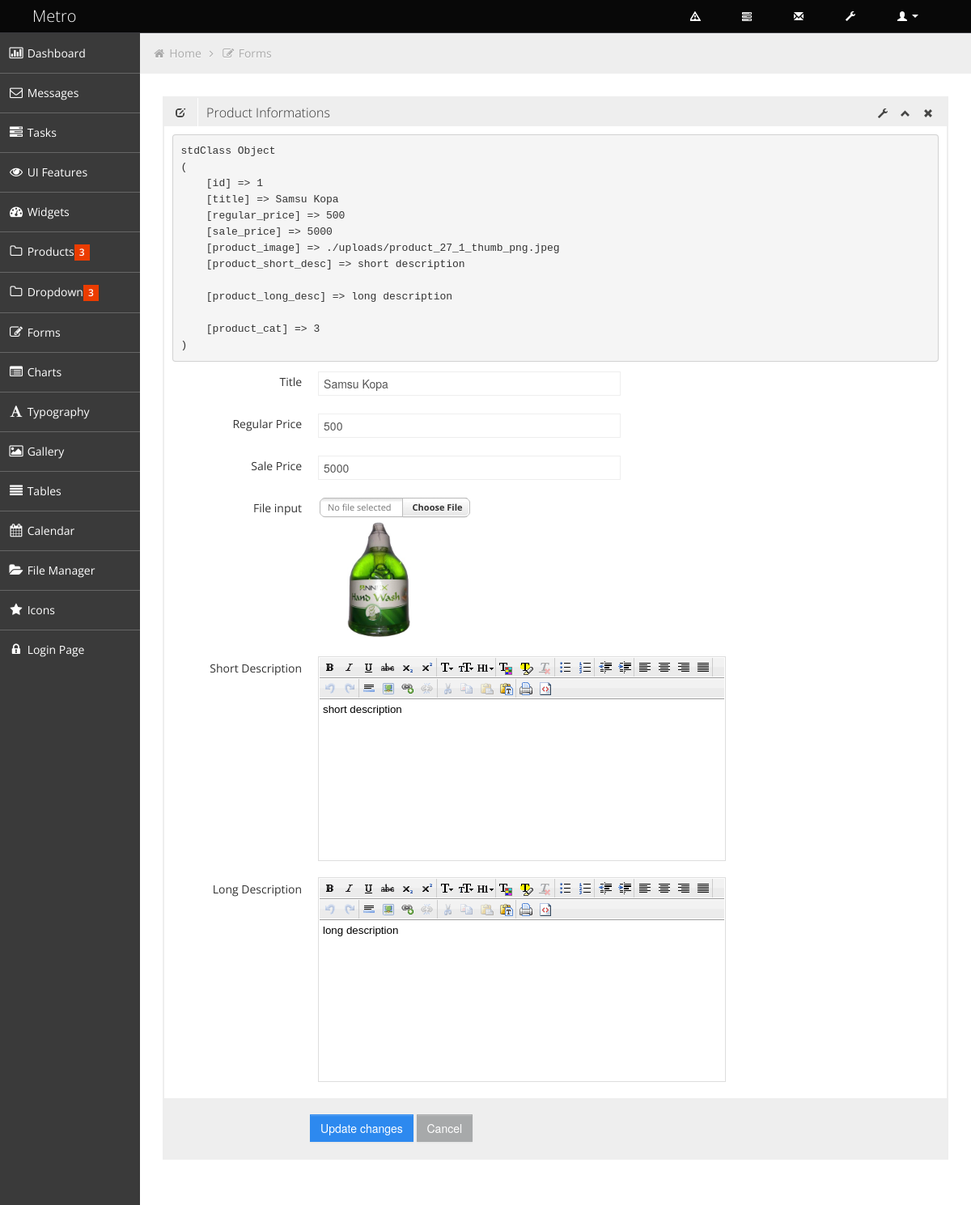
Page /Product_Controller/edit_products/1 on the committed database.
### tables this page shows
CREATE TABLE `products_tbl` (
  `id` int(11) NOT NULL,
  `title` varchar(255) NOT NULL,
  `regular_price` int(11) NOT NULL,
  `sale_price` int(11) NOT NULL,
  `product_image` varchar(255) NOT NULL,
  `product_short_desc` varchar(255) NOT NULL,
  `product_long_desc` varchar(255) NOT NULL,
  `product_cat` varchar(255) NOT NULL
);

### application/controllers/Product_Controller.php (called while the page is built, shortened)
<?php
Class Product_Controller extends CI_Controller{
	public function edit_products($idd){
		$data = array();
		$data['header'] = $this->load->view('backEnd/tp-parts/header', '', true);
		$data['footer'] = $this->load->view('backEnd/tp-parts/footer', '', true);
		$data['main_menu'] = $this->load->view('backEnd/tp-parts/main_menu', '', true);
		$data['products_info'] = $this->Product_Model->select_product_info_by_id($idd);
		$this->load->view('backEnd/edit_products', $data);
	}
}

### index.php (called while the page is built, shortened)
<?php
require_once BASEPATH.'core/CodeIgniter.php';

### application/models/Product_Model.php (called while the page is built, shortened)
<?php
Class Product_Model extends CI_Model{
	public function select_product_info_by_id($p_id){
		$this->db->select('*');
		$this->db->from('products_tbl');
		$this->db->where('id', $p_id);
		$query_result = $this->db->get();
		$result = $query_result->row();
		return $result;
	}
}

### application/views/backEnd/edit_products.php (the view, shortened to what this page needs)
<?php echo $header; ?>
		<div class="container-fluid-full">
		<div class="row-fluid">
<?php echo $main_menu; ?>
			<div id="content" class="span10">
<ul class="breadcrumb">
				<li>
					<i class="icon-home"></i>
					<a href="index.html">Home</a>
					<i class="icon-angle-right"></i>
				</li>
				<li>
					<i class="icon-edit"></i>
					<a href="#">Forms</a>
				</li>
			</ul>
			<div class="row-fluid sortable">
				<div class="box span12">
					<div class="box-header" data-original-title>
						<h2><i class="halflings-icon edit"></i><span class="break"></span>Product Informations</h2>
						<div class="box-icon">
							<a href="#" class="btn-setting"><i class="halflings-icon wrench"></i></a>
							<a href="#" class="btn-minimize"><i class="halflings-icon chevron-up"></i></a>
							<a href="#" class="btn-close"><i class="halflings-icon remove"></i></a>
						</div>
					</div>
					<div class="box-content">
						<form class="form-horizontal" action="<?php echo base_url(); ?>Product_Controller/update_products" method="post" enctype="multipart/form-data">
						  <fieldset>
<?php echo "<pre>"; print_r($products_info); echo "</pre>"; ?>
							<div class="control-group">
							  <label class="control-label" for="typeahead">Title </label>
							  <div class="controls">
								<input type="text" value="<?php echo $products_info->title; ?>" name="product_er_title" class="span6 typeahead" id="typeahead" >
							  </div>
							</div>
							<div class="control-group">
							  <label class="control-label" for="regular_price">Regular Price </label>
							  <div class="controls">
								<input type="text" value="<?php echo $products_info->regular_price; ?>" name="product_er_regular_price" class="span6 typeahead" id="regular_price" >
							  </div>
							</div>
							<div class="control-group">
							  <label class="control-label" for="sale_price">Sale Price </label>
							  <div class="controls">
								<input type="text" value="<?php echo $products_info->sale_price; ?>" name="product_er_sale_price" class="span6 typeahead" id="sale_price" >
							  </div>
							</div>
							<div class="control-group">
							  <label class="control-label" for="fileInput">File input</label>
							  <div class="controls">
								<input name="product_er_image" class="input-file uniform_on" id="fileInput" type="file"><br />
								<img src="<?php echo base_url().$products_info->product_image; ?>" width="150px" height="150px"/>
							  </div>
							</div>
							<div class="control-group hidden-phone">
							  <label class="control-label" for="product_short_desc">Short Description</label>
							  <div class="controls">
							  </div>
							</div>
							<div class="control-group hidden-phone">
							  <label class="control-label" for="product_er_long_desc">Long Description</label>
							  <div class="controls">
							  </div>
							</div>
							<div class="form-actions">
							  <button type="submit" class="btn btn-primary">Update changes</button>
							  <button type="reset" class="btn">Cancel</button>
							</div>
						  </fieldset>
						</form>
					</div>
				</div>
			</div>
			</div>
		</div>
		</div>
	<?php echo $footer; ?>

### assets/backEnd/css/style.css (style rules this page uses)
body { background: #F5F5F5; color: #333; border: none; font-family: 'Open Sans', sans-serif; font-weight: 400; }
h2 { font-size: 16px; line-height: 16px; }
#content { background: #ffffff; filter: none; min-height: 100%; padding: 20px 20px; position: relative; }
.breadcrumb { margin: -28px -28px 28px -28px; line-height: 34px; background: #eee; border: 0px; color: #aaa; -webkit-box-shadow: none; -moz-box-shadow: none; box-shadow: none; -webkit-border-radius: 0px; -moz-border-radius: 0px; border-radius: 0px; }
.breadcrumb a { color: #aaa; text-shadow: 0px 1px 1px #fff; }
.box { border: 2px solid #eee; background: #fff !important; margin-bottom: 28px; }
.box-header { height: 16px; font-size: 16px; line-height: 16px; padding: 10px; background: #eee; -webkit-box-shadow: none; -moz-box-shadow: none; box-shadow: none; overflow: hidden; }
.box-header h2 { float:left; margin-top: 0px; font-weight: 300; }
.box-header h2 i { margin: 0px 3px 0px 4px; opacity: .8; filter: alpha(opacity=80); -ms-filter:"progid:DXImageTransform.Microsoft.Alpha(Opacity=80)"; }
.box-header .box-icon { float:right; margin-top: 1px; }
.box-header .box-icon i { -webkit-transition: all 0.1s ease-in-out; -moz-transition: all 0.1s ease-in-out; -o-transition: all 0.1s ease-in-out; -ms-transition: all 0.1s ease-in-out; transition: all 0.1s ease-in-out; opacity: .8; filter: alpha(opacity=80); -ms-filter:"progid:DXImageTransform.Microsoft.Alpha(Opacity=80)"; }
.box-header .box-icon a { margin: 0px 5px; }
.box-content { position: relative; z-index: 50; margin-top: -1px; padding: 10px; background: #fff !important; }
.form-actions { padding: 19px 20px 20px; margin: 20px -10px -30px -10px; background-color: #eee; border-top: 1px solid #eee; *zoom: 1; }
.form-actions:before, .form-actions:after { display: table; line-height: 0; content: ""; }
.form-actions:after { clear: both; }
.btn { display: inline-block; padding: 6px 12px; margin-bottom: 0; font-size: 14px; font-weight: 500; line-height: 20px; text-align: center; white-space: nowrap; vertical-align: middle; cursor: pointer; border: 1px solid #a7a9aa; -webkit-border-radius: 0px !important; border-radius: 0px !important; }
.btn { color: #ffffff; background-color: #a7a9aa; border-color: #a7a9aa; background-image: none; filter: none; text-shadow: none; }
.btn-primary { background-color: #2D89EF; border-color: #2D89EF; }

### assets/backEnd/css/style-responsive.css (style rules this page uses)
@media (min-width: 1200px) { .container-fluid-full { overflow: hidden; position: relative; height: 100%; } }
@media (min-width: 1200px) { #content { width: 85.578%; padding: 28px; margin: 0px 0px; margin-left: 14.422% !important; } }

### assets/backEnd/css/halflings.css (style rules this page uses)
html, html .halflings { -webkit-font-smoothing: antialiased !important; }
.halflings-icon { display: inline-block; width: 14px; height: 14px; line-height: 14px; vertical-align: text-top; background-image: url(../img/glyphicons_halflings.svg); background-position: 0 0; background-repeat: no-repeat; vertical-align: top; *display: inline; *zoom: 1; *margin-right: .3em; }
.halflings-icon.remove { background-position: -312px 0; }
.halflings-icon.edit { background-position: -96px -72px; }
.halflings-icon.chevron-up { background-position: -288px -120px; }
.halflings-icon.wrench { background-position: -360px -144px; }

### rows in the picture
products_tbl: product_er_title "Samsu Kopa", product_er_regular_price "500", product_er_sale_price "5000", product_image (picture)
